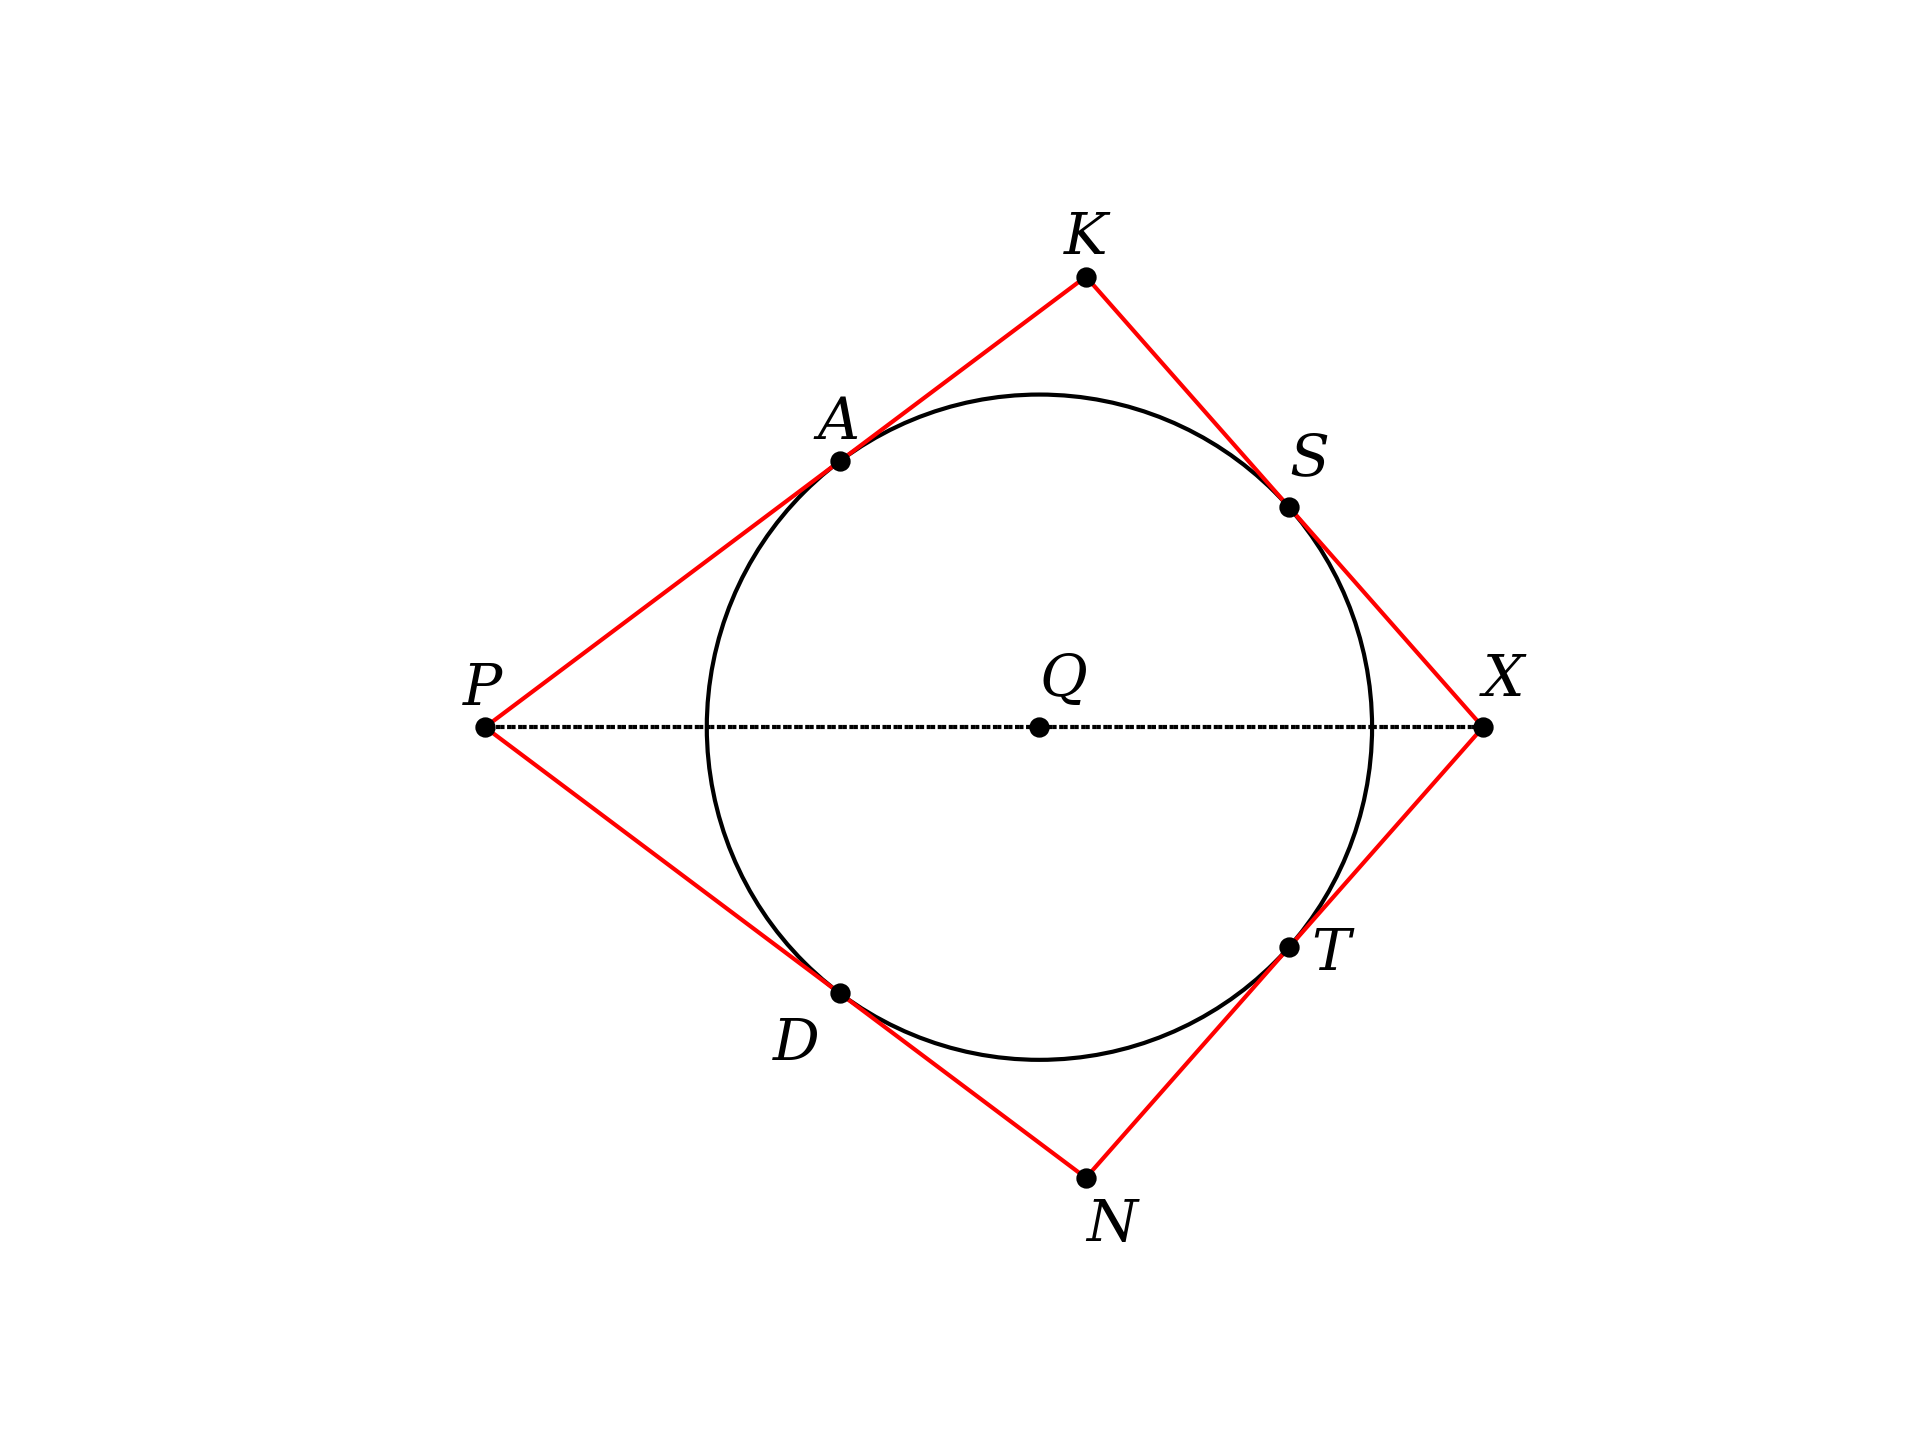

The script that saved this image:
# problem with lines tangent to two circles
# either crossing between
# or originating from a point outside the smaller one

import sys
import matplotlib.pyplot as plt
import numpy as np
import geometry as geo

fig, ax = geo.init()
ax.set(xlim=(-10,100), ylim=(0,100))

Q = geo.Point(50,50)
r = 30
circle1 = plt.Circle(
    (Q.x,Q.y),r,fc='none',ec='k')
ax.add_patch(circle1)

# let points be on horizontal for convenience
P = geo.Point(0,50)
X = geo.Point(90,50)

# order of return changed
D,A = geo.get_tangent_points_on_circle_for_point([Q,r],P)
T,S = geo.get_tangent_points_on_circle_for_point([Q,r],X)

K = geo.get_intersection_for_two_lines([P,A],[X,S])
N = geo.get_intersection_for_two_lines([P,D],[X,T])


geo.draw_line_segments(ax,
    [[P,K],[P,N],[X,K],[X,N]],ec='r')

geo.draw_line_segment(ax,[P,X],ls=':')

geo.scatter_points(ax,[Q,P,X,A,D,S,T,K,N])


points = [['Q',Q,'N',2],
          ['P',P,'NW',2],
          ['X',X,'N',2],
          ['A',A,'NW',2],
          ['D',D,'SW',6],
          ['S',S,'N',2],
          ['T',T,'SE',2],
          ['K',K,'NW',2],
          ['N',N,'S',4]]
          
geo.label_points(points)

#----------

plt.gca().set_axis_off()
ofn = '/Users/telliott/Desktop/twotangents.png'
plt.savefig(ofn, dpi=300)